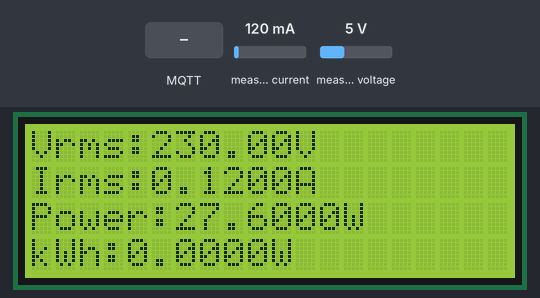
Bench run of a program on a simulated ESP32. Shown: 20×4 character LCD. Inputs (shaded band) come from the test bench; at power-on: measured current 120 mA, measured voltage 5 V. WiFi joins after 1.5 s; servers stay silent unless stated; random numbers use the default seed unless the program sets one; no MQTT or app messages arrive unless stated; what the program prints to the serial monitor is not drawn.

Above: at 6.1 s.
6.2 s: MQTT message "0" arrives on the first subscribed topic
At 6.6 s:
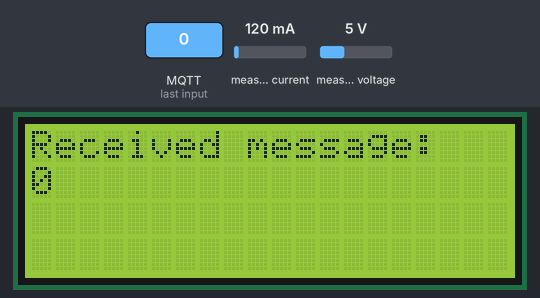
12.0 s: MQTT message "on" arrives on the first subscribed topic
At 12.3 s:
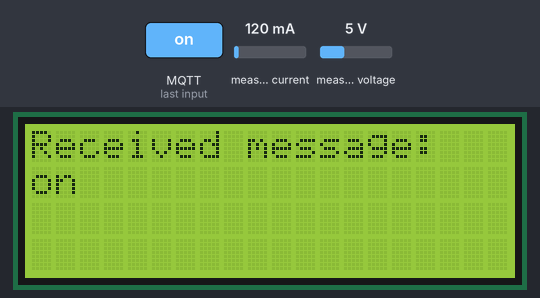
17.0 s: MQTT message "off" arrives on the first subscribed topic
At 17.3 s:
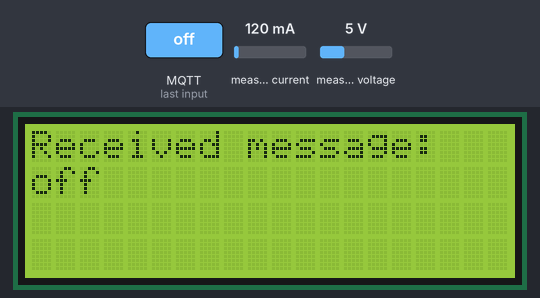
22.0 s: measured current set to 40 mA
At 26.1 s:
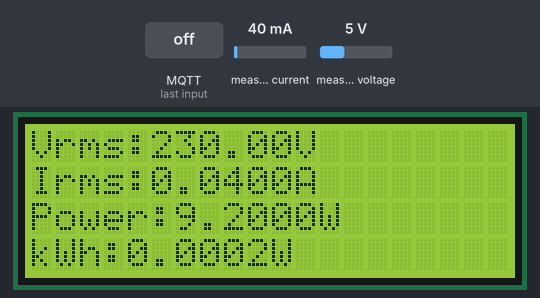
27.0 s: measured voltage set to 0.3 V
At 31.1 s:
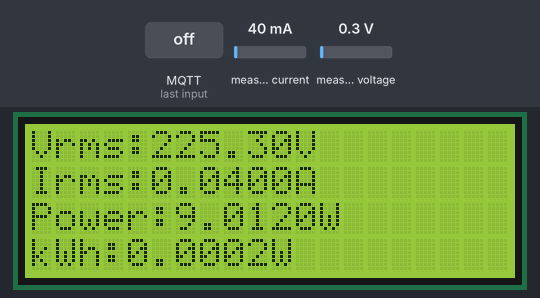
32.0 s: MQTT message "5" arrives on the second subscribed topic
At 33.5 s:
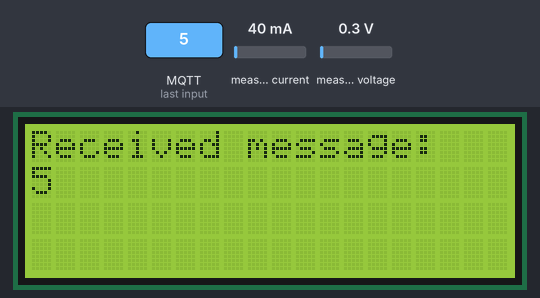
Timing chart, 0 to 35.0 s (numbered marks = the images above; inputs shaded):
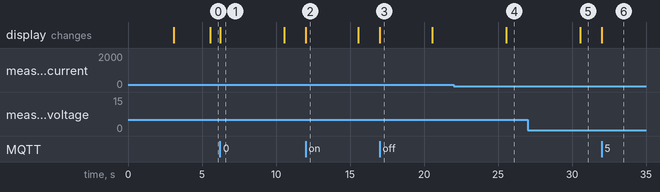

Measured:
- after the input at 12.0 s, the display: changes at once (image 2)
- after the input at 17.0 s, the display: changes at once (image 3)
- after the input at 27.0 s, the display: changes after 3.6 s (image 5)
- what the display in image 1 shows lasts 4.4 s, from 6.2 s to 10.6 s
- what the display in image 2 shows lasts 3.6 s, from 12.0 s to 15.6 s

The program:

main.cpp
```cpp
#include <Arduino.h>
#include <WiFi.h>
#include <PubSubClient.h>
#include <Wire.h>
#include <LiquidCrystal_I2C.h>
#include "EmonLib.h"
#include <EEPROM.h>

LiquidCrystal_I2C lcd(0x27, 20, 4);

// WiFi credentials
const char *ssid = "Eng-Student";
const char *password = "3nG5tuDt";

// MQTT broker
const char *mqtt_server = "91.121.93.94";

// MQTT client
WiFiClient espClient;
PubSubClient client(espClient);

// EnergyMonitor and calibration constants
EnergyMonitor emon;
float vCalibration = 166.6;   // Default calibration factor for 230V
float currCalibration = 0.50; // Default calibration factor for current
// Other variables
unsigned long lastMsg = 0;
#define MSG_BUFFER_SIZE (50)
char msg[MSG_BUFFER_SIZE];
int value = 0;
float kWh = 0;
unsigned long lastmillis = millis();
unsigned long timerInterval = 5000; // 5 seconds
unsigned long previousMillis = 0;

void setup_wifi()
{
  delay(10);
  Serial.println();
  Serial.print("Connecting to ");
  Serial.println(ssid);

  WiFi.mode(WIFI_STA);
  WiFi.begin(ssid, password);

  while (WiFi.status() != WL_CONNECTED)
  {
    delay(500);
    Serial.print(".");
  }

  randomSeed(micros());

  Serial.println("");
  Serial.println("WiFi connected");
  Serial.println("IP address: ");
  Serial.println(WiFi.localIP());
}

void callback(char *topic, byte *payload, unsigned int length)
{
  // Convert the payload to a string
  char receivedMessage[length + 1];
  for (unsigned int i = 0; i < length; i++)
  {
    receivedMessage[i] = (char)payload[i];
  }
  receivedMessage[length] = '\0';

  // Display the received message on the Serial Monitor
  Serial.print("Received message on topic: ");
  Serial.println(topic);
  Serial.print("Message: ");
  Serial.println(receivedMessage);
  // Here you can perform any actions based on the received message
  // For example, if you receive the text, you can display it on the LCD
  lcd.clear();
  lcd.setCursor(0, 0);
  lcd.print("Received message:");
  lcd.setCursor(0, 1);
  lcd.print(receivedMessage);

  // Check if the received message is a number
  float calibrationValue = atof(receivedMessage);
  if (calibrationValue != 0.0)
  {
    // Update calibration factors based on topic
    if (strcmp(topic, "device/voltage_calibration") == 0)
    {
      vCalibration = calibrationValue;
      Serial.print("Voltage Calibration updated to: ");
      Serial.println(vCalibration);
    }
    else if (strcmp(topic, "device/current_calibration") == 0)
    {
      currCalibration = calibrationValue;
      Serial.print("Current Calibration updated to: ");
      Serial.println(currCalibration);
    }
  }
}

void reconnect()
{
  while (!client.connected())
  {
    Serial.print("Attempting MQTT connection...");
    String clientId = "ESP8266Client-";
    clientId += String(random(0xffff), HEX);

    if (client.connect(clientId.c_str()))
    {
      Serial.println("connected");
      client.subscribe("topic");
      client.subscribe("device/voltage_calibration");
      client.subscribe("device/current_calibration");
    }
    else
    {
      Serial.print("failed, rc=");
      Serial.print(client.state());
      Serial.println(" try again in 5 seconds");
      delay(5000);
    }
  }
}

void myTimerEvent()
{
  emon.calcVI(20, 2000);
  kWh = kWh + emon.apparentPower * (millis() - lastmillis) / 3600000000.0;
  yield();
  Serial.print("Vrms: ");
  Serial.print(emon.Vrms, 2);
  Serial.print("V");
  EEPROM.put(0, emon.Vrms);
  delay(100);

  Serial.print("\tIrms: ");
  Serial.print(emon.Irms, 4);
  Serial.print("A");
  EEPROM.put(4, emon.Irms);
  delay(100);

  Serial.print("\tPower: ");
  Serial.print(emon.apparentPower, 4);
  Serial.print("W");
  EEPROM.put(8, emon.apparentPower);
  delay(100);

  Serial.print("\tkWh: ");
  Serial.print(kWh, 5);
  Serial.println("kWh");
  EEPROM.put(12, kWh);

  lcd.clear();
  lcd.setCursor(0, 0);
  lcd.print("Vrms:");
  lcd.print(emon.Vrms, 2);
  lcd.print("V");
  lcd.setCursor(0, 1);
  lcd.print("Irms:");
  lcd.print(emon.Irms, 4);
  lcd.print("A");
  lcd.setCursor(0, 2);
  lcd.print("Power:");
  lcd.print(emon.apparentPower, 4);
  lcd.print("W");
  lcd.setCursor(0, 3);
  lcd.print("kWh:");
  lcd.print(kWh, 4);
  lcd.print("W");

  lastmillis = millis();
}

void setup()
{
  Serial.begin(115200);
  Wire.begin();
  lcd.begin(20, 4);
  lcd.backlight();
  emon.voltage(35, vCalibration, 1.7);
  emon.current(34, currCalibration);

  lcd.setCursor(3, 0);
  lcd.print("IoT Energy");
  lcd.setCursor(5, 1);
  lcd.print("Meter");
  delay(3000);
  lcd.clear();

  setup_wifi();
  client.setServer(mqtt_server, 1883);
  client.setCallback(callback);
}

void loop()
{
  if (!client.connected())
  {
    reconnect();
  }
  client.loop();

  unsigned long currentMillis = millis();
  if (currentMillis - previousMillis >= timerInterval)
  {
    previousMillis = currentMillis;
    myTimerEvent();
  }

  if (currentMillis - lastMsg > 5000)
  {
    lastMsg = currentMillis;
    ++value;

    // Read sensor data
    emon.calcVI(20, 2000);
    float voltage = emon.Vrms;
    float current = emon.Irms;
    float power = emon.apparentPower;
    float kWh = kWh + power * (millis() - lastmillis) / 3600000000.0;

    // Publish the sensor data to MQTT topics
    snprintf(msg, MSG_BUFFER_SIZE, "%.2f", voltage);
    client.publish("device/Voltage", msg);

    snprintf(msg, MSG_BUFFER_SIZE, "%.4f", current);
    client.publish("device/Current", msg);

    snprintf(msg, MSG_BUFFER_SIZE, "%.4f", power);
    client.publish("device/Power", msg);

    snprintf(msg, MSG_BUFFER_SIZE, "%.5f", kWh);
    client.publish("device/kWh", msg);

    // Print the parameter values in the Serial Monitor
    Serial.print("Voltage: ");
    Serial.print(voltage);
    Serial.print(" V  Current: ");
    Serial.print(current);
    Serial.print(" A  Power: ");
    Serial.print(power);
    Serial.print(" W  kWh: ");
    Serial.println(kWh, 5);
  }
}
```
